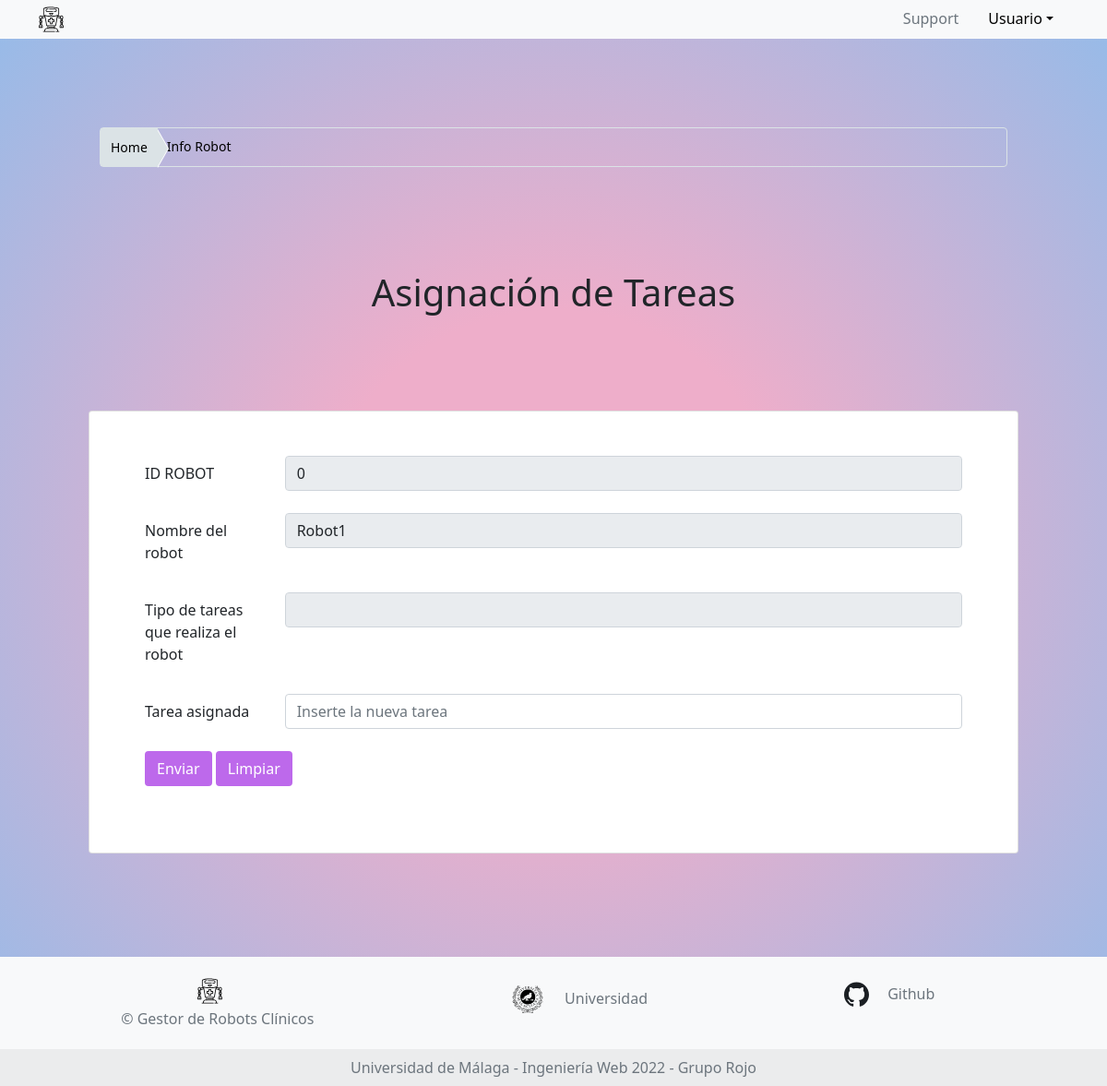
/doctor/asignarTareas/0, run on an earlier commit of the app's database.
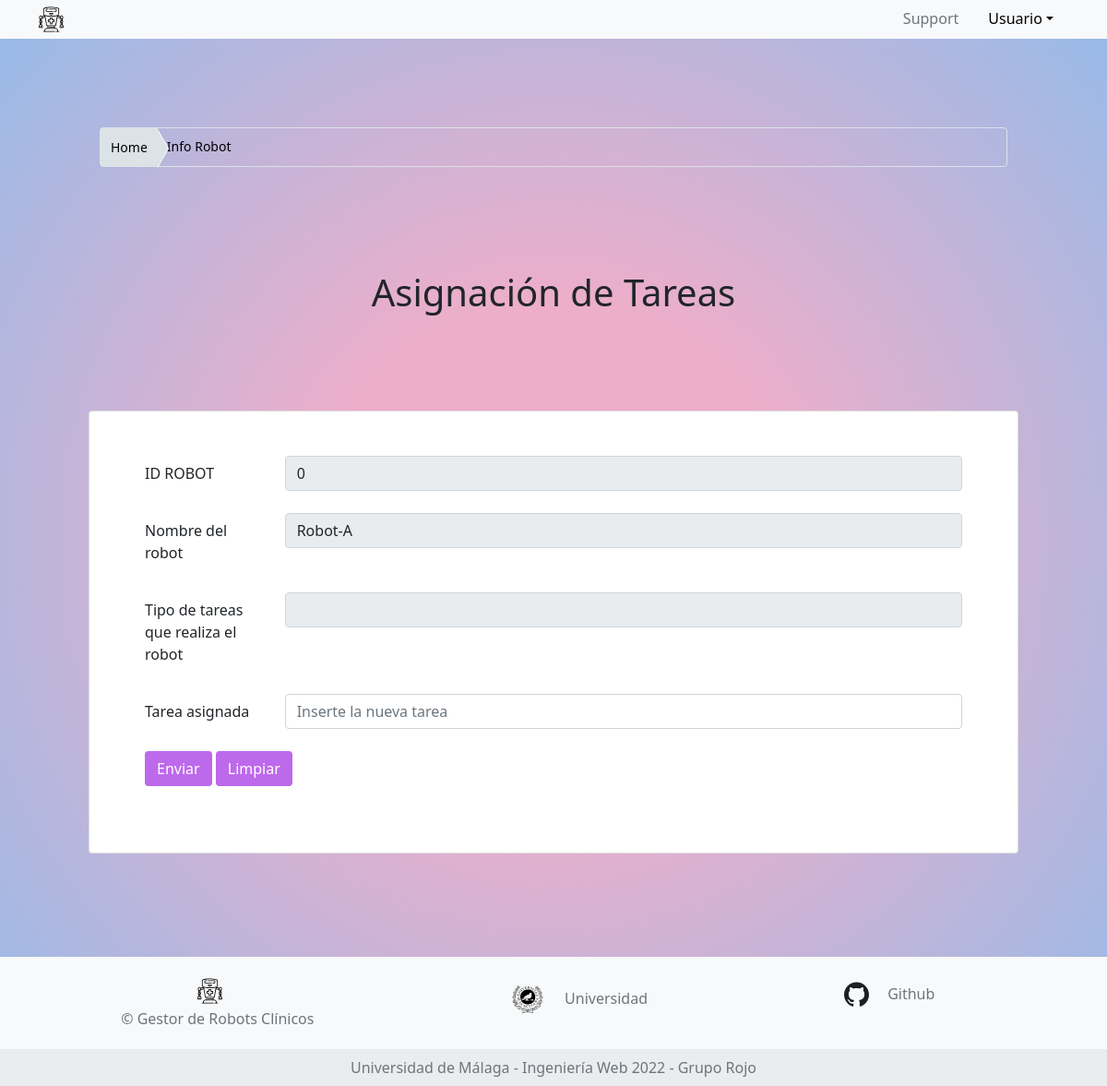
And on a later commit of the database.
### app.py (models this page shows, shortened)
class Tabla_Medico(db.Model):
    __tablename__ = 'Tabla medico'
    id_robot = db.Column(db.String(150), nullable=False, primary_key= True)
    name_robot = db.Column(db.String(150), db.ForeignKey(Robots.name))
    id_Tareas = db.Column(db.String(100), db.ForeignKey(Tareas.id))
    estado = db.Column(db.String(150),nullable=False )
    tipoTarea = db.Column(db.String(150), nullable=False)
    date = db.Column(db.DateTime, default=datetime.utcnow)
    estado = db.Column(db.String(150), nullable=True)

### app.py (the view, shortened to what this page needs)
@app.route("/doctor/asignarTareas/<id>", methods=["GET","POST"])
def edit(id):
    fila_1 = db.session.query(Tabla_Medico).get(id)
    tarea = db.session.query(Tareas).all()
    print(tarea)
    return render_template('formulario_tabla_medico.jinja', tablas = fila_1, tarea=tarea)

### app.py (called while the page is built)
    def __repr__(self):
        return f"<Task id={self.id} tipo={self.tipo_tarea} date={self.date}>"

### templates/formulario_tabla_medico.jinja (shortened to what this page needs)
{% extends 'base.jinja' %}
{% block content %}
<body class="bg">
    <fieldset class="main-container row p-5 mx-0 justify-content-center align-self-center">
        <div class="main-container row p-5 mx-0 justify-content-center align-self-center">
            <nav aria-label="breadcrumb">
                <ol class="breadcrumb breadcrumb-custom">
                    <li class="breadcrumb-item"><a href="/doctor" data-abc="true">Home</a></li>
                    <li class="breadcrumb-item active" aria-current="page"><span>Info Robot</span></li>
                </ol>
            </nav>
        </div>
        <h1 class="main-container row p-5 mx-0 justify-content-center align-self-center">Asignación de Tareas</h1>
        <form class="main-container row p-5 mx-0 justify-content-center align-self-center" method="post"
            name="asignacion_tareas">
            <div class="card">
                <div class="card-body py-5 px-md-5">
                    <form class="form_formulario_tecnico_usuario" action="/doctor/edit/<id>" method="POST">
                        <div class="form-group row mb-4">
                            <label for="id" class="col-sm-2 col-form-label">ID ROBOT</label>
                            <div class="col-sm-10">
                                <input type="id_robot" class="form-control" disabled="true" id="id_robot" name="id_robot"
                                    value="{{ tablas.id_robot}}">
                            </div>
                        </div>
                        <div class="form-group row mb-4">
                            <label for="name_robot" class="col-sm-2 col-form-label">Nombre del robot</label>
                            <div class="col-sm-10">
                                <input type="name_robot" class="form-control" disabled="true" id="name_robot" name="name_robot"
                                    value="{{ tablas.name_robot}}">
                            </div>
                        </div>
                        <div class="form-group row mb-4">
                            <label for="name_robot" class="col-sm-2 col-form-label">Tipo de tareas que realiza el robot</label>
                            <div class="col-sm-10">
                                <input type="name_robot" class="form-control" disabled="true" id="name_robot" name="name_robot"
                                    value="{{ tablas.tipo_tarea }}">
                            </div>
                        </div>
                        <div class="form-group row mb-4">
                            <label for="name_robot" class="col-sm-2 col-form-label">Tarea asignada</label>
                            <div class="col-sm-10">
                                <input type="name_robot" class="form-control" id="name_robot" name="name_robot"
                                    placeholder="Inserte la nueva tarea">
                            </div>
                        </div>
                        <button type="submit" class="btn btn-block mb-4 bot_inicio">
                            Enviar
                        </button>
                        <input type="reset" value="Limpiar" class="btn btn-block mb-4 bot_inicio">
                    </form>
                </div>
            </div>
        </form>
    </fieldset>
</body>
{% endblock %}

What changed in the data, as far as the page shows it:
changed Tabla_Medico id 0: name_robot "Robot1" → "Robot-A"
